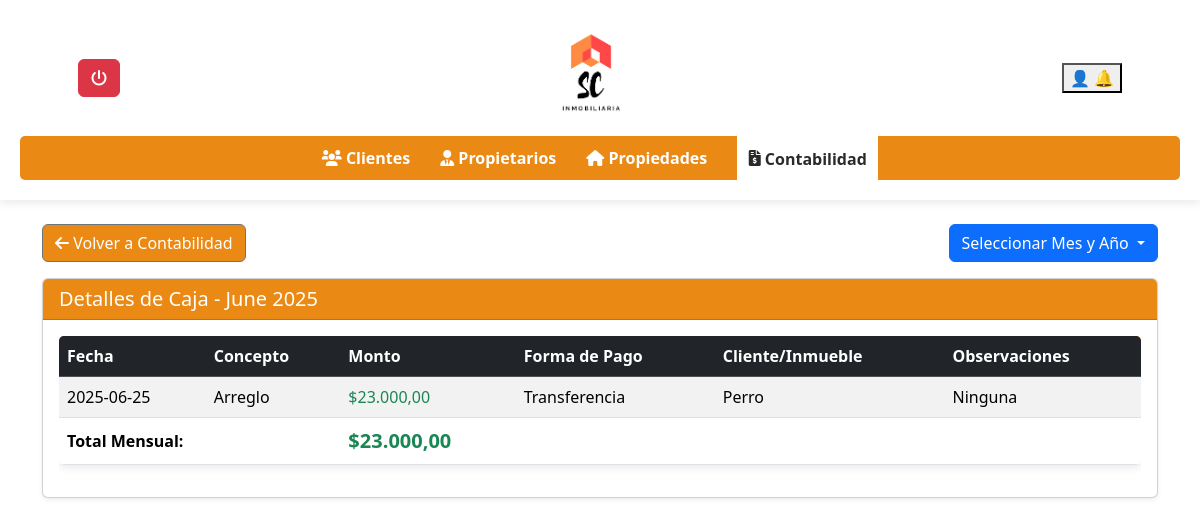
Screenshot of /inmobiliaria/caja_mensual.php with the database file from the repository.
### tables this page shows
CREATE TABLE `caja` (
  `CajaID` int(11) NOT NULL,
  `Fecha` date NOT NULL,
  `Concepto` varchar(100) NOT NULL,
  `RecibidoEnviado` decimal(10,0) DEFAULT NULL,
  `FormaPago` varchar(50) NOT NULL,
  `ClienteInmueble` varchar(100) NOT NULL,
  `Observaciones` text DEFAULT NULL,
  `ClienteID` int(11) DEFAULT NULL,
  `PropiedadID` int(11) DEFAULT NULL
);

### inmobiliaria/caja_mensual.php (the view, shortened to what this page needs)
<?php
include_once 'conexion.php';
$mes = $_GET['mes'] ?? date('m');
$año = $_GET['año'] ?? date('Y');
$nombre_mes_año = strftime("%B %Y", mktime(0, 0, 0, $mes, 1, $año));
$stmt = $conn->prepare("SELECT Fecha, Concepto, RecibidoEnviado, FormaPago, ClienteInmueble, Observaciones FROM caja WHERE MONTH(Fecha) = ? AND YEAR(Fecha) = ?");
$stmt->bind_param("ii", $mes, $año);
$stmt->execute();
$result = $stmt->get_result();
$stmtTotal = $conn->prepare("SELECT SUM(RecibidoEnviado) AS total_mensual FROM caja WHERE MONTH(Fecha) = ? AND YEAR(Fecha) = ?");
$stmtTotal->bind_param("ii", $mes, $año);
$stmtTotal->execute();
$totalResult = $stmtTotal->get_result();
$totalRow = $totalResult->fetch_assoc();
$totalMensual = $totalRow['total_mensual'] ?? 0;
?>
<!DOCTYPE html>
<html lang="es">
<head>
    <link rel="stylesheet" href="https://cdnjs.cloudflare.com/ajax/libs/font-awesome/6.0.0/css/all.min.css">
    <link rel="stylesheet" href="styles.css">
    <link href="https://cdn.jsdelivr.net/npm/bootstrap@5.3.3/dist/css/bootstrap.min.css" rel="stylesheet">
    <link rel="stylesheet" href="//cdn.datatables.net/2.2.2/css/dataTables.dataTables.min.css">
    <link rel="stylesheet" href="https://code.jquery.com/ui/1.12.1/themes/base/jquery-ui.css">
</head>
<body>
    <header>
        <div class="header-content">
          <div class="dropdown">
               <a href="../login/logout.php" class="btn btn-danger" title="Cerrar Sesión">
                <i class="fas fa-power-off"></i>
            </a>
            </div>
            <img src="../login/img_login/descarga.png" alt="Logo Inmobiliaria" class="logo">
            <div>
                <div class="dropdown">
                    <button type="button" data-bs-toggle="dropdown" aria-expanded="false" aria-label="Opciones de Usuario">
                        👤
                        🔔
                    </button>
                </div>
            </div>
        </div>
        <nav>
            <ul>
                <li><a href="clientes.php"><i class="fas fa-users"></i> Clientes</a></li>
                <li><a href="propietarios.php"><i class="fas fa-user-tie"></i> Propietarios</a></li>
                <li><a href="propiedades.php"><i class="fas fa-home"></i> Propiedades</a></li>
                <li><a href="contabilidad.php" class="active"><i class="fas fa-file-invoice-dollar"></i> Contabilidad</a></li>
            </ul>
        </nav>
    </header>
    <main class="container mt-4">
        <div class="d-flex justify-content-between align-items-center mb-3 flex-wrap">
            <button type="button" class="btn btn-secondary" style="background-color: rgba(233, 128, 0, 0.92);" onclick="volverCaja()">
                <i class="fas fa-arrow-left"></i> Volver a Contabilidad
            </button>
            <div class="dropdown">
                <button class="btn btn-primary dropdown-toggle" type="button" id="dropdownMenuButton" data-bs-toggle="dropdown" aria-expanded="false">
                    Seleccionar Mes y Año
                </button>
            </div>
        </div>
        <div class="card shadow-sm">
            <div class="card-header text-white" style="background-color:rgba(233, 128, 0, 0.92);">
                <h2 class="h5 mb-0">Detalles de Caja - <?php echo htmlspecialchars(ucfirst($nombre_mes_año)); ?></h2>
            </div>
            <div class="card-body">
                <?php
                if ($result->num_rows > 0) {
                    echo '<div class="table-responsive">
                            <table id="cajaMensualTable" class="table table-striped table-hover">
                                <thead class="table-dark">
                                    <tr>
                                        <th>Fecha</th>
                                        <th>Concepto</th>
                                        <th>Monto</th>
                                        <th>Forma de Pago</th>
                                        <th>Cliente/Inmueble</th>
                                        <th>Observaciones</th>
                                    </tr>
                                </thead>
                                <tbody>';
                    while ($fila = $result->fetch_assoc()) {
                        $monto_clase = $fila['RecibidoEnviado'] >= 0 ? 'text-success' : 'text-danger';
                        echo '<tr>
                                <td>' . htmlspecialchars($fila['Fecha']) . '</td>
                                <td>' . htmlspecialchars($fila['Concepto']) . '</td>
                                <td class="' . $monto_clase . '">$' . number_format($fila['RecibidoEnviado'], 2, ',', '.') . '</td>
                                <td>' . htmlspecialchars($fila['FormaPago']) . '</td>
                                <td>' . htmlspecialchars($fila['ClienteInmueble']) . '</td>
                                <td>' . htmlspecialchars($fila['Observaciones']) . '</td>
                            </tr>';
                    }
                    echo '      </tbody>
                                <tfoot>
                                    <tr>
                                        <td colspan="2"><strong>Total Mensual:</strong></td>
                                        <td class="fs-5 fw-bold ' . ($totalMensual >= 0 ? 'text-success' : 'text-danger') . '">$' . number_format($totalMensual, 2, ',', '.') . '</td>
                                        <td colspan="3"></td>
                                    </tr>
                                </tfoot>
                            </table>
                        </div>';
                } else {
                    echo '<div class="alert alert-info" role="alert">No se encontraron movimientos para el mes y año seleccionados.</div>';
                }
                ?>
            </div>
        </div>
    </main>
</body>
</html>

### inmobiliaria/styles.css (style rules this page uses)
body { font-family: Arial, sans-serif; margin: 0; padding: 0; }
header { background-color: #ffffff; display: flex; flex-direction: column; align-items: center; padding: 20px; box-shadow: 0 2px 10px rgba(0, 0, 0, 0.1); }
.header-content { display: flex; align-items: center; justify-content: space-between; width: 90%; max-width: 1200px; }
.logo { height: 10%; width: 10%; margin-top: 0%; margin-bottom: 12px; align-items: center; }
nav { width: 100%; background-color: rgba(233, 128, 0, 0.92); padding: 10px 0; border-radius: 5px; }
nav ul { list-style: none; display: flex; justify-content: center; padding: 0; margin: 0; }
nav ul li { margin: 0 15px; }
nav ul li a { text-decoration: none; color: white; font-weight: bold; }
nav ul li a.active { background-color: #ffffff; color: rgb(42, 42, 42); padding:11.5px; }
button { cursor: pointer; }
table { width: 90%; max-width: 1200px; margin: auto; background: white; border-collapse: collapse; box-shadow: 0 2px 10px rgba(0, 0, 0, 0.1); border-radius: 5px; overflow: hidden; margin-bottom: 2%; }
thead { background-color: rgba(233, 128, 0, 0.92); color: white; }
th, td { padding: 15px; text-align: left; border-bottom: 1px solid #ddd; }
th { font-weight: bold; }
h2 { color: #333; margin-bottom: 25px; }

### rows the page displays
caja: Fecha "2025-06-25", Concepto "Arreglo", RecibidoEnviado "23.000,00", FormaPago "Transferencia", ClienteInmueble "Perro", Observaciones "Ninguna"

### other values shown
$nombre_mes_año "June 2025"
$totalMensual "23.000,00"
